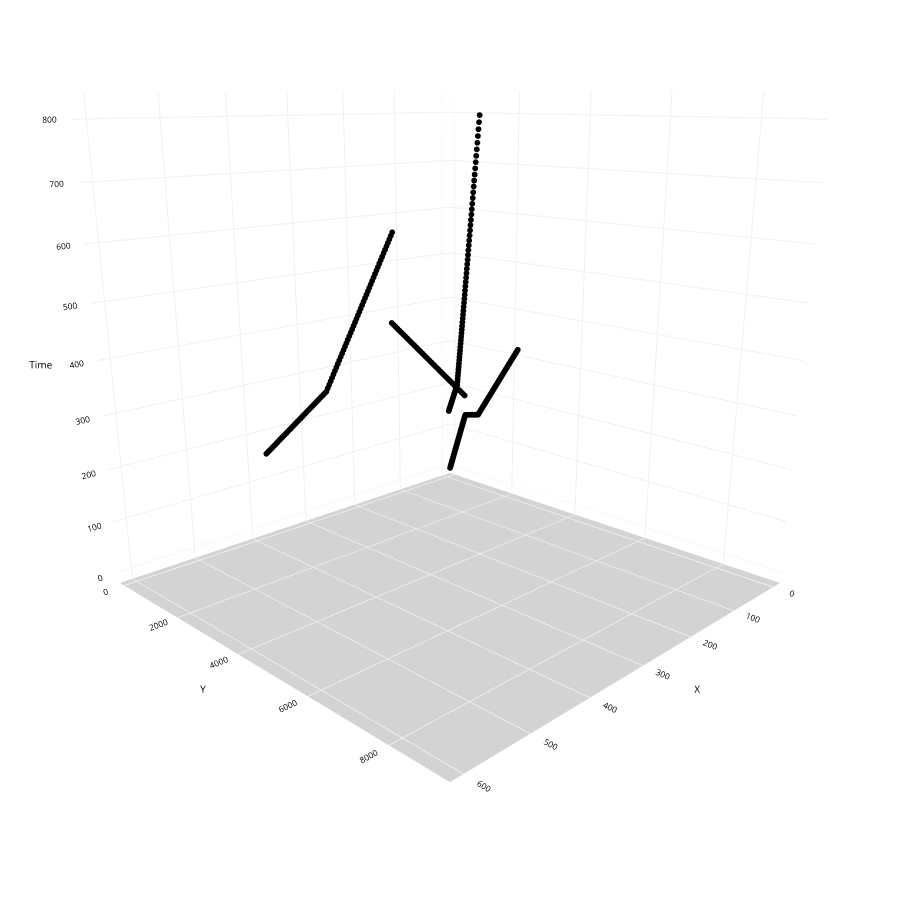

Notebook code cell kept with this figure:
### Code cell
# Read the CSV file
df = pd.read_csv('/Users/eunicebeato/Documents/clustering_examples/Sample_track - Sheet1.csv')

# Extract the x, y, and z coordinates from the DataFrame
x = df['X']
y = df['Y']
z = df['Time']

fig = px.scatter_3d(df, x, y, z, 
                 opacity=1, color_discrete_sequence=['black'], height=900, width=900)

# Update chart looks
fig.update_layout(#title_text="Scatter 3D Plot",
                  scene_camera=dict(up=dict(x=0, y=0, z=1), 
                                        center=dict(x=0, y=0, z=-0.2),
                                        eye=dict(x=1.5, y=1.5, z=0.5)),
                                        margin=dict(l=0, r=0, b=0, t=0),
                  scene = dict(xaxis=dict(backgroundcolor='white',
                                          color='black',
                                          gridcolor='#f0f0f0',
                                          title_font=dict(size=10),
                                          tickfont=dict(size=10),
                                         ),
                               yaxis=dict(backgroundcolor='white',
                                          color='black',
                                          gridcolor='#f0f0f0',
                                          title_font=dict(size=10),
                                          tickfont=dict(size=10),
                                          ),
                               zaxis=dict(backgroundcolor='lightgrey',
                                          color='black', 
                                          gridcolor='#f0f0f0',
                                          title_font=dict(size=10),
                                          tickfont=dict(size=10),
                                         )))

# Update marker size
fig.update_traces(marker=dict(size=2))

fig.show()

### Figure 1 — Plotly figure (JSON) as saved in the notebook; plotly's stock layout.template omitted (floating-point values rounded to 4 significant figures; data arrays with more than 128 entries replaced by an {"elided": "..."} marker saying what was removed)
{"data": [{"hovertemplate": "X=%{x}<br>Y=%{y}<br>Time=%{z}<extra></extra>", "legendgroup": "", "marker": {"color": "black", "opacity": 1, "size": 2, "symbol": "circle"}, "mode": "markers", "name": "", "scene": "scene", "showlegend": false, "type": "scatter3d", "x": {"elided": "406 float values"}, "y": {"elided": "406 float values"}, "z": {"elided": "406 int values"}}], "layout": {"height": 900, "legend": {"tracegroupgap": 0}, "margin": {"b": 0, "l": 0, "r": 0, "t": 0}, "scene": {"camera": {"center": {"x": 0, "y": 0, "z": -0.2}, "eye": {"x": 1.5, "y": 1.5, "z": 0.5}, "up": {"x": 0, "y": 0, "z": 1}}, "domain": {"x": [0, 1], "y": [0, 1]}, "xaxis": {"backgroundcolor": "white", "color": "black", "gridcolor": "#f0f0f0", "tickfont": {"size": 10}, "title": {"font": {"size": 10}, "text": "X"}}, "yaxis": {"backgroundcolor": "white", "color": "black", "gridcolor": "#f0f0f0", "tickfont": {"size": 10}, "title": {"font": {"size": 10}, "text": "Y"}}, "zaxis": {"backgroundcolor": "lightgrey", "color": "black", "gridcolor": "#f0f0f0", "tickfont": {"size": 10}, "title": {"font": {"size": 10}, "text": "Time"}}}, "width": 900}}
